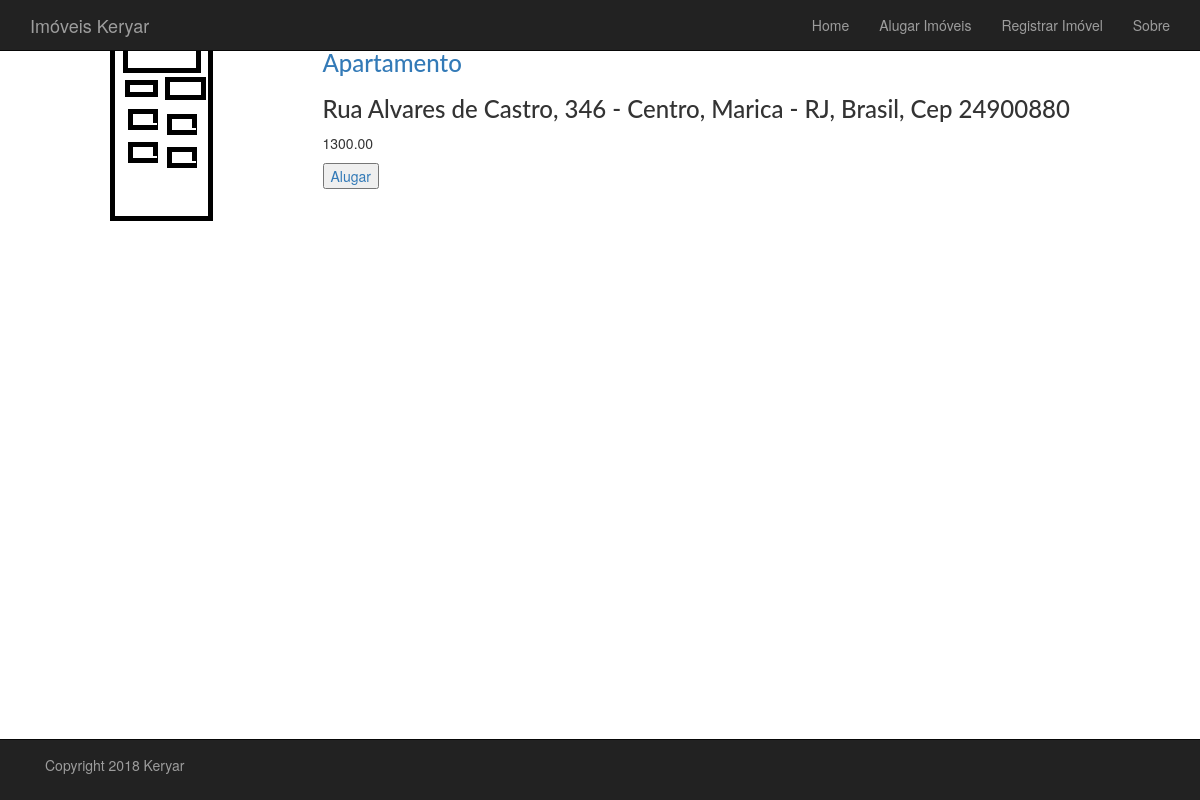
The page /aluguel/25/346_ruaalvaresdecastro_24900880/ on the database its author committed.
### aluguel/models.py (models this page shows, shortened)
class Imovel(models.Model):
    categoria = models.ForeignKey(Categoria, related_name='imoveis')
    slug = models.SlugField(max_length=200, db_index=True, unique=True)
    imagem = models.ImageField(upload_to='aluguel/images/apts', blank=False)
    descricao = models.TextField(blank=True)
    dono = models.TextField(blank=True)
    preco = models.DecimalField(max_digits=10, decimal_places=2, db_index=True)
    numero = models.PositiveIntegerField()
    rua = models.CharField(max_length=200)
    bairro = models.CharField(max_length=200)
    cidade = models.CharField(max_length=200, db_index=True)
    estado = models.CharField(max_length=200)
    pais = models.CharField(max_length=200)
    cep = models.CharField(max_length=200)
    disponivel = models.BooleanField(default=True)
    data_cadastramento = models.DateTimeField(auto_now_add=True)
    data_atualizacao = models.DateTimeField(auto_now=True)
    endereco = models.TextField(blank=True)
    class Meta:
        ordering = ('cidade',)
        verbose_name = 'imovel'
        verbose_name_plural = 'imoveis'
    def get_absolute_path(self):
        return reverse('aluguel:exibe_imovel', args=[self.id, self.slug])

class Categoria(models.Model):
    nome = models.CharField(max_length=200, db_index=True)
    slug = models.SlugField(max_length=200, db_index=True, unique=True)
    class Meta:
        ordering = ('nome',)
        verbose_name = 'categoria'
        verbose_name_plural = 'categorias'
    def get_absolute_path(self):
        return reverse('aluguel:lista_imoveis_por_categoria', args=[self.slug])

### aluguel/views.py (the view)
# urls.py: url(r'^(?P<id>\d+)/(?P<slug_do_imovel>[-\w]+)/$', views.exibe_imovel, name='exibe_imovel'),
def exibe_imovel(request, id, slug_do_imovel):
    imovel = get_object_or_404(Imovel, id=id,
                               slug=slug_do_imovel, disponivel=True)
    return render(request, 'aluguel/imovel/exibe.html', {'imovel': imovel})

### aluguel/templates/aluguel/imovel/exibe.html
{% extends "base.html" %}
{% load static %}
{% block conteudo %}
    <div class="container">
        <div class="row">
            <div class="col-sm-3">
                <a href="#">
                    <img class="img-rounded img-responsive center-block" src="{{imovel.imagem.url}}">
                </a>
            </div>
            <div class="col-sm-9">
                <h3><a href="{{ imovel.categoria.get_absolute_path }}">{{ imovel.categoria.nome }}</a></h3>
                <h3>{{ imovel.endereco }}</h3>
                <p>{{imovel.preco}}</p>
                <a href="{{ imovel.get_absolute_path}}sucesso">
                   <input type="button" value="Alugar" />
                </a>
            </div>
        </div>
    </div>
{% endblock %}

### projectbase/static/projectbase/css/styles.css (style rules this page uses)
h1,h2,h3,h4,h5,h6 { font-family: "Lato", sans-serif }
body { padding-top: 30px; padding-bottom: 70px; background-color: white; }

### rows shown on the page
Imovel: imagem (picture), categoria.nome "Apartamento", endereco "Rua Alvares de Castro, 346 - Centro, Marica - RJ, Brasil, Cep 24900880", preco "1300.00"
